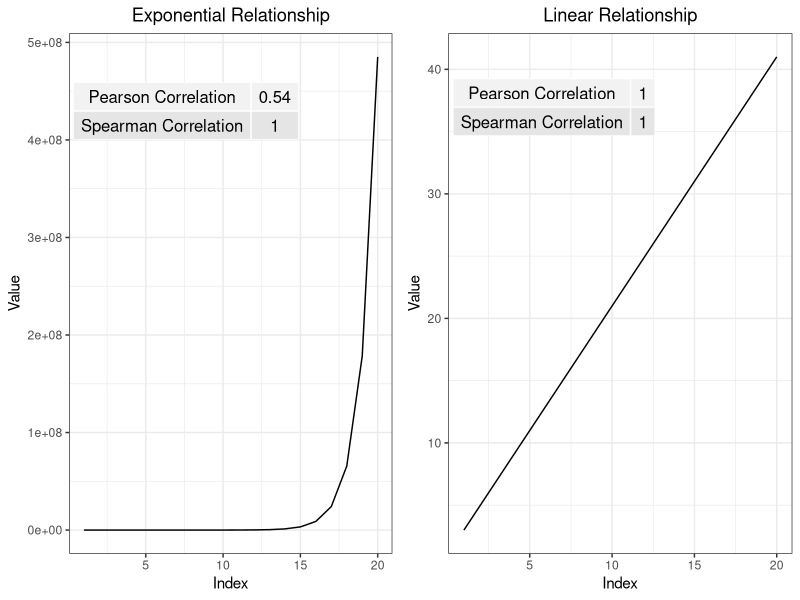
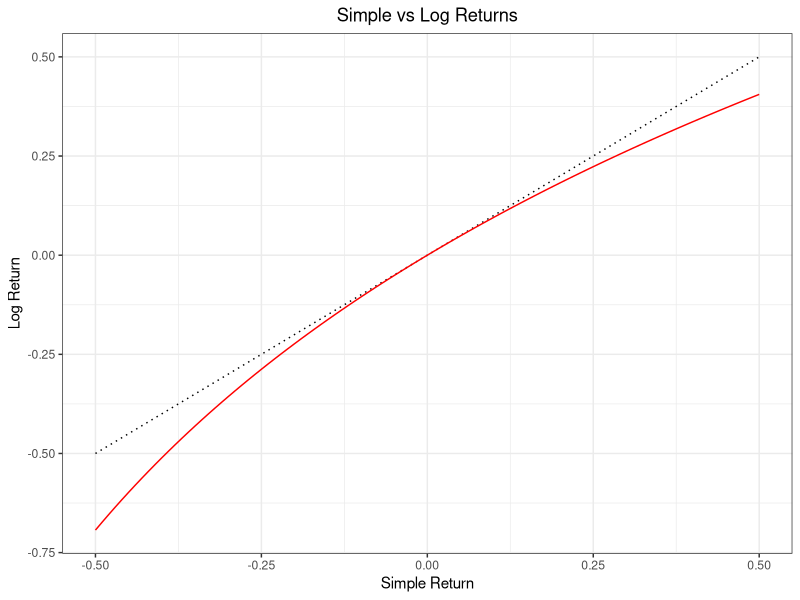
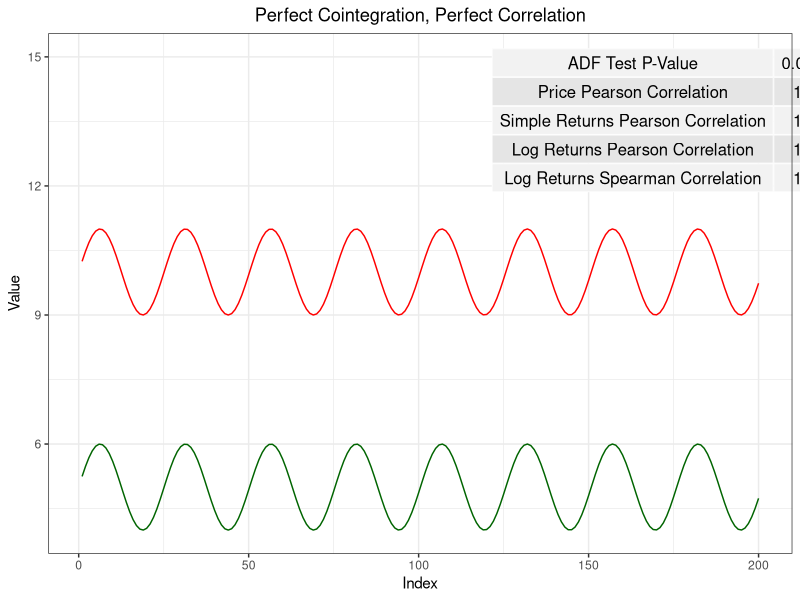
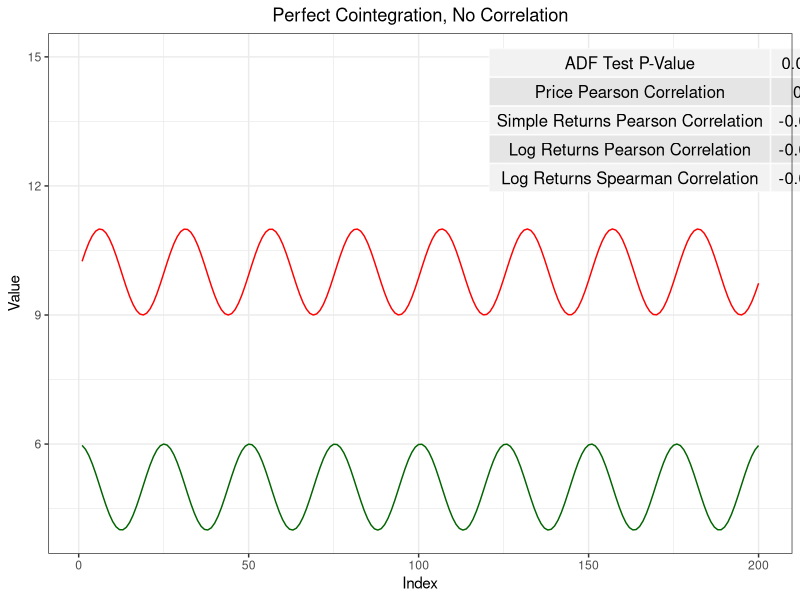
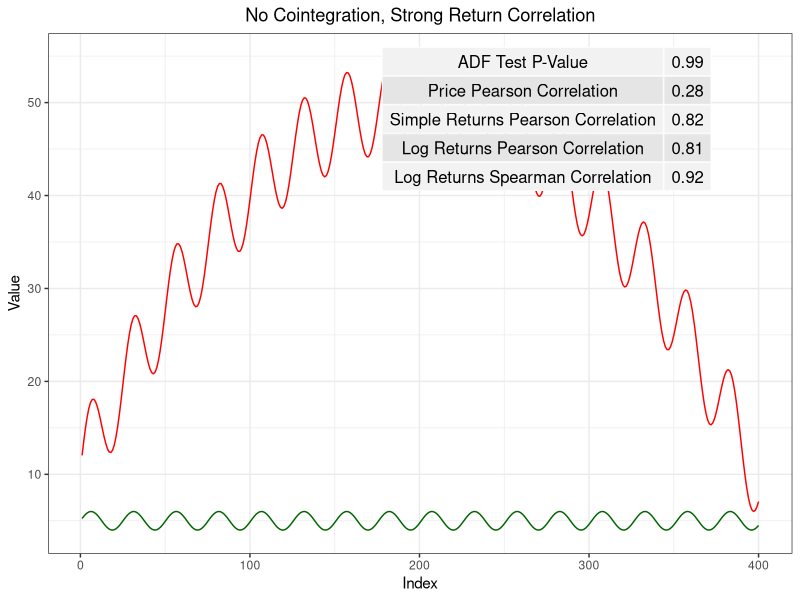
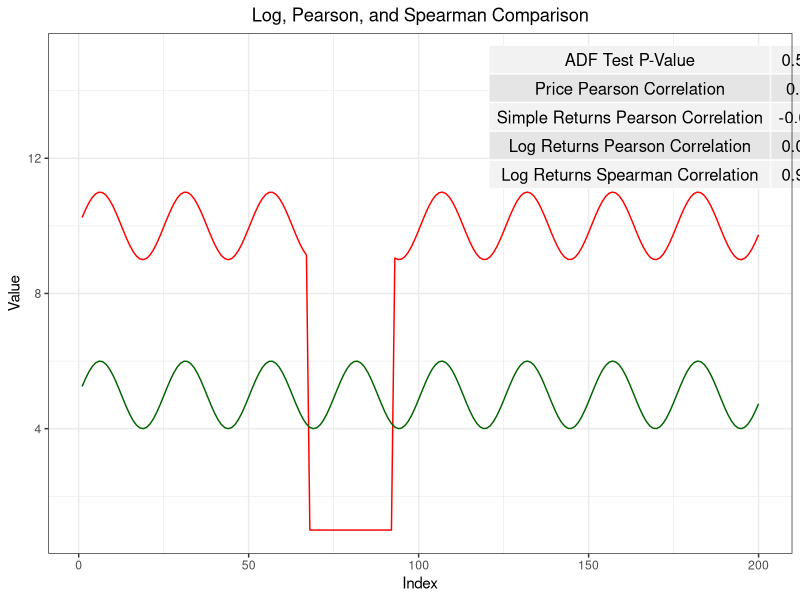
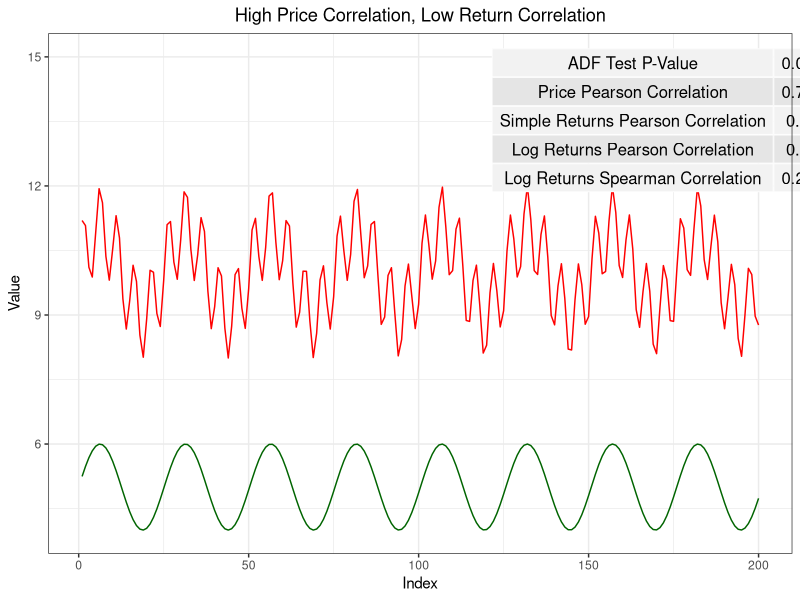
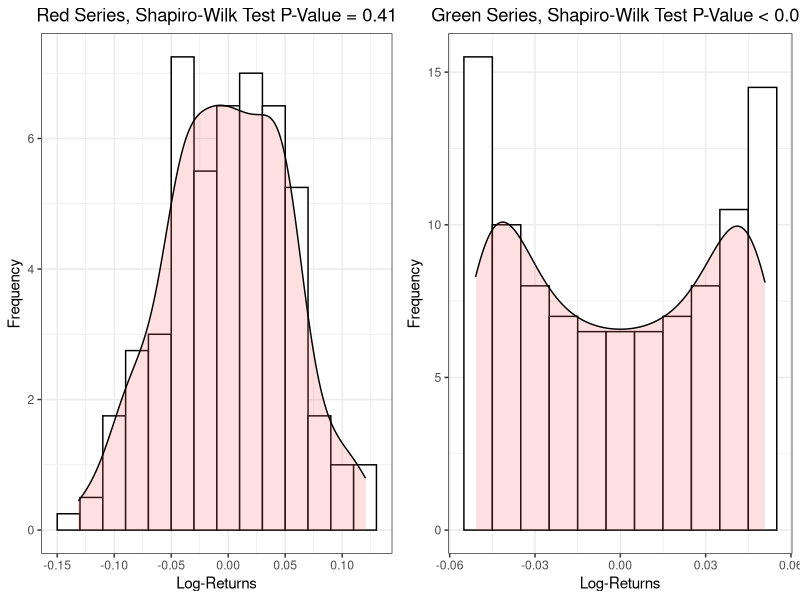

Generate these figures, in order, with R:
## ---- chunk 1
require(tseries)
require(ggplot2)
require(reshape2)
require(gridExtra)
## ---- chunk 2
calc_rets <- function(sig){
  # calculates returns and log returns of a provided signal
  # signal is assumed to be price
  # faster computation than looping structure
  sig$returns = NA; sig$log_returns = NA 
  l = seq(length(sig$price))[2:length(sig$price)]       # sequence indices 
  sig$log_returns[l] = log(sig$price[l]/sig$price[l-1]) # log returns
  sig$returns[l] = sig$price[l]/sig$price[l-1]-1        # returns
  sig = na.omit(sig)                                    # remove NA's
}

analysis <- function(top.sig, bot.sig){
  # takes in top signal and bottom signal
  # performs common analysis in this workspace (i.e. pearson cor, spearman cor, & p_val from ADF test)
  
  # p-val from ADF test
  linmod = lm(top.sig~bot.sig)
  adf_results = adf.test(linmod$residuals, k=1)
  adf_p_val = adf_results$p.value
  
  pearson_cor = cor(top.sig, bot.sig, method = 'pearson') # pearson cor
  spearman_cor = cor(top.sig, bot.sig, method = 'spearman') # spearman cor
  
  results = as.data.frame(pearson_cor); colnames(results) = 'pearson' 
  results$spearman = spearman_cor
  results$pval = adf_p_val
  
  return(results)
}

graphNtable <- function(top.sig, bot.sig, y_table, title){
  # takes in two signals, uses previous function to produce plots with tables of useful statistics
  # y_table is used to position the table on the graph based on the y-axis
  
  top.mod = calc_rets(top.sig); bot.mod = calc_rets(bot.sig) # calculate returns & log-returns
  
  results = round(rbind(analysis(top.mod$price,       bot.mod$price),
                        analysis(top.mod$returns,     bot.mod$returns),
                        analysis(top.mod$log_returns, bot.mod$log_returns)),2)
  
  signals = cbind(top.mod$price,bot.mod$price)
  colnames(signals) = c('top','bot')
  signals = melt(signals, id.vars = index)
  
  gg = ggplot(data = signals, aes(x = Var1, y = value, group = Var2, color = Var2, ymax = 15)) + geom_line() + 
    ggtitle(title) + 
    labs(x="Index",y="Value") + scale_color_manual(values=c('red','darkgreen')) + theme_bw() + 
    theme(legend.position = 'none', plot.title = element_text(hjust = 0.5))
  
  table = matrix(nrow = 5, ncol = 2)
  table[1,1] = 'ADF Test P-Value'
  table[2,1] = 'Price Pearson Correlation'
  table[3,1] = 'Simple Returns Pearson Correlation'
  table[4,1] = 'Log Returns Pearson Correlation'
  table[5,1] = 'Log Returns Spearman Correlation'
  table[1,2] = results$pval[1]
  table[2,2] = results$pearson[1]
  table[3,2] = results$pearson[2]
  table[4,2] = results$pearson[3]
  table[5,2] = results$spearman[3]
  table = as.table(table)
  
  ggtable = annotation_custom(tableGrob(table,rows=NULL,cols=NULL), xmin = 130, ymin = y_table)
  
  return(gg + ggtable)
}

## ---- chunk 3
# exponential curve
X = seq(20) 
Y = exp(seq(20))
Y.random = rnorm(20, Y, Y)

signals = as.data.frame(cbind(X,Y))
colnames(signals) = c('X','Y')

gg1 = ggplot(data = signals, aes(x = X, y = Y, ymax = 15)) + 
  geom_line() + 
  ggtitle('Exponential Relationship') + 
  labs(x="Index",y="Value") + scale_color_manual(values=c('red')) + theme_bw() + 
  theme(legend.position = 'none', plot.title = element_text(hjust = 0.5))

table = matrix(nrow = 2, ncol = 2)
table[1,1] = 'Pearson Correlation'
table[2,1] = 'Spearman Correlation'
table[1,2] = round(cor(X, Y, method = 'pearson'),2)
table[2,2] = round(cor(X, Y, method = 'spearman'),2)
table = as.table(table)

ggtable1 = annotation_custom(tableGrob(table,rows=NULL,cols=NULL), xmin = -5.75, ymin = 3.5e+08)

# linear curve
X = seq(20)
Y = (2*seq(20) + 1)

signals = as.data.frame(cbind(X,Y))
colnames(signals) = c('X','Y')

gg2 = ggplot(data = signals, aes(x = X, y = Y, ymax = 15)) + 
  geom_line() + 
  ggtitle('Linear Relationship') + 
  labs(x="Index",y="Value") + scale_color_manual(values=c('red')) + theme_bw() + 
  theme(legend.position = 'none', plot.title = element_text(hjust = 0.5))

table = matrix(nrow = 2, ncol = 2)
table[1,1] = 'Pearson Correlation'
table[2,1] = 'Spearman Correlation'
table[1,2] = round(cor(X, Y, method = 'pearson'),2)
table[2,2] = cor(X, Y, method = 'spearman')
table = as.table(table)

ggtable2 = annotation_custom(tableGrob(table,rows=NULL,cols=NULL), xmin = -8, ymin = 31)

grid.arrange(gg1+ggtable1, gg2+ggtable2, ncol=2)
## ---- chunk 4
index = seq(-0.5,0.5,0.01)
lin = seq(-0.5,0.5,0.01)
logged = log(lin+1)
rets1 = as.data.frame(cbind(index,'linear',lin)); colnames(rets1) = c('Var1','Var2','value')
rets2 = as.data.frame(cbind(index,'logged',logged)); colnames(rets2) = c('Var1','Var2','value')
rets = rbind(rets1,rets2)
rets$Var1 = as.numeric(as.character(rets$Var1))
rets$value = as.numeric(as.character(rets$value))

ggplot(data = rets, aes(x = Var1, y = value, group = Var2, color = Var2)) + geom_line(aes(linetype = Var2)) +
  ggtitle('Simple vs Log Returns') +
  labs(x="Simple Return",y="Log Return") + scale_color_manual(values=c('black','red')) + theme_bw() + 
  theme(legend.position = 'none', plot.title = element_text(hjust = 0.5)) + 
  scale_linetype_manual(values=c(3,1))
## ---- chunk 5
top = as.data.frame(sin(seq(0,50,0.25))+10); colnames(top) = 'price'
bot = as.data.frame(sin(seq(0,50,0.25))+5); colnames(bot) = 'price'
## ---- chunk 6
graphNtable(top, bot, y_table = 11.5, title = 'Perfect Cointegration, Perfect Correlation')
## ---- chunk 7
top = as.data.frame(sin(seq(0,50,0.25))+10); colnames(top) = 'price'
bot = as.data.frame(sin(seq(pi/2,50+(pi/2),0.25))+5); colnames(bot) = 'price'
## ---- chunk 8
graphNtable(top, bot, y_table = 11.5, title = 'Perfect Cointegration, No Correlation')
## ---- chunk 9
top = as.data.frame(5*sin(seq(0,100,0.25))+10); colnames(top) = 'price'
bot = as.data.frame(sin(seq(0,100,0.25))+5); colnames(bot) = 'price'

top$price = top$price + (-(seq(nrow(top))-200)^2)*0.001+40 # add a parabolic curve to top
## ---- chunk 10
graphNtable(top, bot, y_table = 39, title = 'No Cointegration, Strong Return Correlation')
## ---- chunk 11
top = as.data.frame(sin(seq(0,50,0.25))+10); colnames(top) = 'price'
bot = as.data.frame(sin(seq(0,50,0.25))+5); colnames(bot) = 'price'

period = 25
anomalies = seq(period)+sample.int(length(bot$price) - period, 1) - 1 # add anomalies
top$price[anomalies] = 0.00*top$price[anomalies] + 1
## ---- chunk 12
graphNtable(top, bot, y_table = 10.75, title = 'Log, Pearson, and Spearman Comparison')
## ---- chunk 13
top = as.data.frame(sin(seq(0,50,0.25))+sin(5*seq(0,50,0.25))+10); colnames(top) = 'price'
bot = as.data.frame(sin(seq(0,50,0.25))+5); colnames(bot) = 'price'
## ---- chunk 14
graphNtable(top, bot, y_table = 11.5, title = 'High Price Correlation, Low Return Correlation')
## ---- chunk 15
top = as.data.frame(sin(seq(0,50,0.25))+10); colnames(top) = 'price'
bot = as.data.frame(sin(seq(0,50,0.25))+5); colnames(bot) = 'price'
## ---- chunk 16
noise = runif(length(top$price),0,1.25); top$price = top$price + noise
## ---- chunk 17
top.noise = calc_rets(top); bot.nonoise = calc_rets(bot) # calculate returns & log-returns

s1 = shapiro.test(top.noise$log_returns)
gg.top = ggplot(as.data.frame(top.noise$log_returns), aes(x=top.noise$log_returns)) + 
  geom_histogram(aes(y=..density..), colour="black", fill="white", binwidth=0.02) +
  labs(title=paste0('Red Series, Shapiro-Wilk Test P-Value = ',round(as.numeric(s1[2]),2)),
       x="Log-Returns", y = "Frequency") +
  geom_density(alpha=.2, fill="#FF6666")+ 
  theme_bw()+
  theme(plot.title = element_text(hjust = 0.5))

s2 = shapiro.test(bot.nonoise$log_returns)
gg.bot = ggplot(as.data.frame(bot.nonoise$log_returns), aes(x=bot.nonoise$log_returns)) + 
  geom_histogram(aes(y=..density..), colour="black", fill="white", binwidth=0.01) +
  labs(title=paste0('Green Series, Shapiro-Wilk Test P-Value < 0.01'),
       x="Log-Returns", y = "Frequency") +
  geom_density(alpha=.2, fill="#FF6666")+ 
  theme_bw()+
  theme(plot.title = element_text(hjust = 0.5))

grid.arrange(gg.top, gg.bot, ncol=2)
## ---- chunk 18
graphNtable(top, bot, y_table = 11.5, title = '')
## ---- chunk 19
noise = runif(length(bot$price),0,1.25); bot$price = bot$price + noise
## ---- chunk 20
graphNtable(top, bot, y_table = 11.5, title = '')
